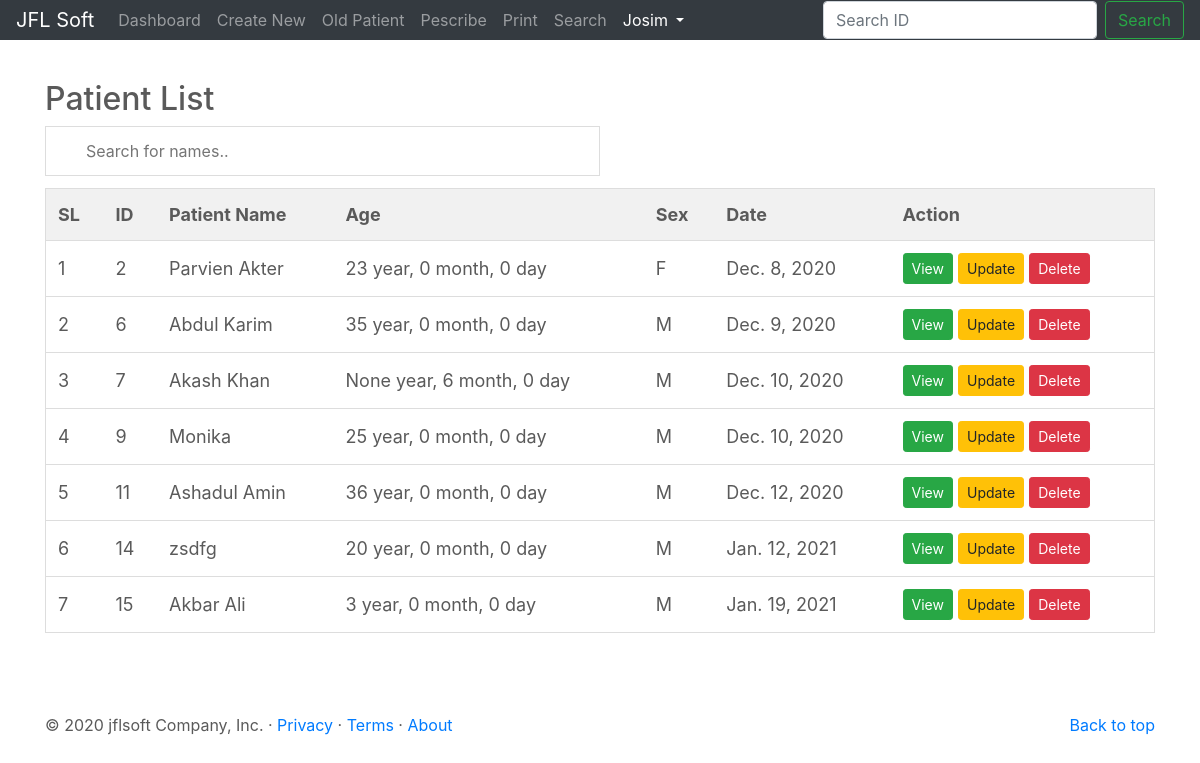
Screenshot of /patient_list/ (signed in) with the database file from the repository.
### prescription/models.py (models this page shows, shortened)
class Patient(models.Model):
	name= models.CharField(max_length=100, null=True)
	age_y= models.IntegerField(null=True, blank=True)
	age_m= models.IntegerField(null=True, blank=True, default=0)
	age_d= models.IntegerField(null=True, blank=True, default=0)
	sex= models.CharField(choices=CATEGORY_CHOICES_SEX, max_length=100)
	cc= models.CharField(max_length=300, null=True, blank=True)
	oe= models.CharField(max_length=300, null=True, blank=True)
	pulse= models.CharField(max_length=50, null=True, blank=True)
	bp= models.CharField(max_length=50, null=True, blank=True)
	test = models.ManyToManyField(Test, blank=True)
	others_test= models.CharField(max_length=400, null=True, blank=True)
	date=models.DateField(auto_now=False,auto_now_add=False,default=today)
	status= models.BooleanField(default=False)

### prescription/views.py (the view)
# urls.py: path('patient_list/', views.PatientList.as_view(), name='patient_list'),
class PatientList(LoginRequiredMixin, ListView):
    model = Patient
    paginate_by = 7
    template_name = "home.html"

### prescription/templates/prescription/patient_list.html (shortened to what this page needs)
{% extends 'prescription/base.html' %}
{% block content %}
<div class="container py-5">
<h2>Patient List</h2>
<input type="text" id="myInput" onkeyup="myFunction()" placeholder="Search for names.." title="Type in a name">
<table id="myTable">
  <tr class="header">
 {% if object_list %}
    <th>SL</th>
    <th>ID</th>
    <th>Patient Name</th>
    <th>Age</th>
    <th>Sex</th>
	<th>Date</th>
	<th>Action</th>
  </tr>
{% for user in object_list %}
  <tr>
    <td>{{ forloop.counter }}</td>
    <td>{{ user.pk }}</td>
    <td>{{ user.name }}</td>
    <td>{{ user.age_y }} year, {{ user.age_m }} month, {{ user.age_d }} day</td>
    <td>{{ user.sex }}</td>
    <td>{{ user.date }}</td>
    <td>
    	<a class= "btn btn-success btn-sm" href="{% url 'pre_pres' user.pk %}">View</a>
		<a class="btn btn-warning btn-sm" href="{% url 'update_medicine' user.pk %}">Update</a>
		<a class="btn btn-danger btn-sm" href="{% url 'delete' user.pk %}">Delete</a>
    </td>
  </tr>
  {% endfor %}
 {% else %}
            <p><strong>No Patient Found!</strong></p>
{% endif %}
</table>
<div class="py-3">
</div>
</div>
</html>
{% endblock %}

### prescription/templates/prescription/base.html (shortened to what this page needs)
{% load static %}
<!doctype html>
<html lang="en">
  <head>
  <link href="{% static 'assets/bootstrap/css/bootstrap.min.css' %}" rel="stylesheet">
    <link href="{% static 'this/carousel.css' %}" rel="stylesheet">
    <header>
  <nav class="navbar navbar-expand-lg navbar-dark fixed-top bg-dark py-0">
    <a class="navbar-brand" href="{% url 'index' %}">JFL Soft</a>
    <div class="collapse navbar-collapse" id="navbarCollapse">
      <ul class="navbar-nav mr-auto">
          {% if user.is_authenticated %}
            <li class="nav-item">
              <a href="{% url 'patient_list' %}" class="nav-link">Dashboard</a>
            </li>
            <li class="nav-item">
              <a href="{% url 'create' %}" class="nav-link">Create New</a>
            </li>
            <li class="nav-item">
              <a href="{% url 'old_patient_search' %}" class="nav-link">Old Patient</a>
            </li>
            <li class="nav-item">
              <a href="{% url 'search' %}" class="nav-link">Pescribe</a>
            </li>
            <li class="nav-item">
              <a href="{% url 'print' %}" class="nav-link">Print</a>
            </li>
            <li class="nav-item">
              <a href="{% url 'search' %}" class="nav-link">Search</a>
            </li>
          <li class="nav-item dropdown">
              <a class="nav-link dropdown-toggle text-white" href="#" id="navbarDropdown" role="button" data-toggle="dropdown" aria-haspopup="true" aria-expanded="false">
                   {{ user.username }}
              </a>
            </li>
          {% endif %}
      </ul>
      <form class="form-inline mt-2 mt-md-0" action="{% url 'search' %}">
        <input class="form-control mr-sm-2" type="text" placeholder="Search ID" name="search_id" class="" placeholder=" ID" aria-label="Search">
        <button class="btn btn-outline-success my-2 my-sm-0" type="submit">Search</button>
      </form>
    </div>
  </nav>
</header>
{% block content %}
{% endblock %}
  <footer class="container">
    <p class="float-right"><a href="#">Back to top</a></p>
    <p>&copy; 2020 jflsoft Company, Inc. &middot; <a href="#">Privacy</a> &middot; <a href="#">Terms</a> &middot; <a href="{% url 'about' %}">About</a></p>
  </footer>
</html>

### prescription/templates/prescription/patient_list.html (style rules this page uses)
* { box-sizing: border-box; }
#myInput { background-image: url('/css/searchicon.png'); background-position: 10px 10px; background-repeat: no-repeat; width: 50%; font-size: 16px; padding: 12px 20px 12px 40px; border: 1px solid #ddd; margin-bottom: 12px; }
#myTable { border-collapse: collapse; width: 100%; border: 1px solid #ddd; font-size: 18px; }
#myTable th, #myTable td { text-align: left; padding: 12px; }
#myTable tr { border-bottom: 1px solid #ddd; }
#myTable tr.header, #myTable tr:hover { background-color: #f1f1f1; }

### rows the page displays
Patient: pk "2", name "Parvien Akter", age_y "23", age_m "0", age_d "0", sex "F", date "Dec. 8, 2020"
Patient: pk "6", name "Abdul Karim", age_y "35", age_m "0", age_d "0", sex "M", date "Dec. 9, 2020"
Patient: pk "7", name "Akash Khan", age_y "None", age_m "6", age_d "0", sex "M", date "Dec. 10, 2020"
Patient: pk "9", name "Monika", age_y "25", age_m "0", age_d "0", sex "M", date "Dec. 10, 2020"
Patient: pk "11", name "Ashadul Amin", age_y "36", age_m "0", age_d "0", sex "M", date "Dec. 12, 2020"
Patient: pk "14", name "zsdfg", age_y "20", age_m "0", age_d "0", sex "M", date "Jan. 12, 2021"
Patient: pk "15", name "Akbar Ali", age_y "3", age_m "0", age_d "0", sex "M", date "Jan. 19, 2021"

### other values shown
{{ user.username }} "Josim"
